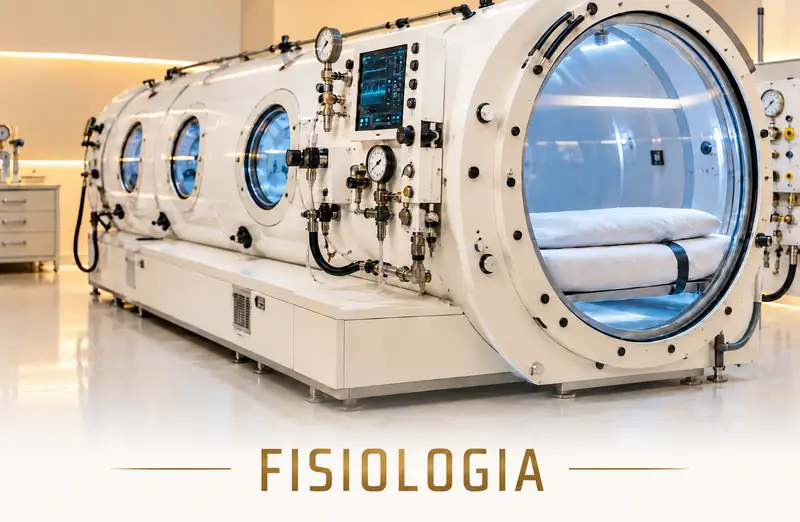
#> input picture dist/assets/fisiologia-camara-apresentacao.webp, 800 x 522 px
$ python escurecer-piso-fisiologia.py
#> lines starting #> are read from the running program, lines starting #| are printed output that depends on the picture
#> in main, loaded is the input picture: PIL image 800x522 RGB; mean R, G, B 197.2, 188.2, 177.9
"""Escurece somente o piso da fotografia aprovada de FISIOLOGIA.
Preserva câmara, texto e dimensões; resultado determinístico para o deploy.
Executar após instalar Pillow: python scripts/escurecer-piso-fisiologia.py
"""
from pathlib import Path
from PIL import Image, ImageDraw, ImageFilter

ROOT = Path(__file__).resolve().parents[1]
ASSET = ROOT / "dist/assets/fisiologia-camara-apresentacao.webp"


def darken_floor(source: Image.Image) -> Image.Image:
    image = source.convert("RGB")
    width, height = image.size
#> width = 800; height = 522
    sx, sy = width / 800, height / 522
#> sx = 1; sy = 1
    xy = lambda x, y: (round(x * sx), round(y * sy))
    mask = Image.new("L", image.size, 0)
#> mask: PIL image 800x522 L; every value is 0
    drawer = ImageDraw.Draw(mask)
    # Contorno do piso; acompanha a base da câmara sem escurecer o equipamento.
    floor = [
        (0, 285), (47, 285), (62, 291), (67, 305), (78, 314),
        (79, 331), (97, 351), (140, 366), (198, 380),
        (254, 394), (321, 399), (347, 405), (490, 405),
        (565, 398), (636, 394), (750, 382), (752, 352),
        (800, 341), (800, 437), (0, 437),
    ]
    drawer.polygon([xy(*p) for p in floor], fill=245)
    mask = mask.filter(ImageFilter.GaussianBlur(radius=3 * sx))
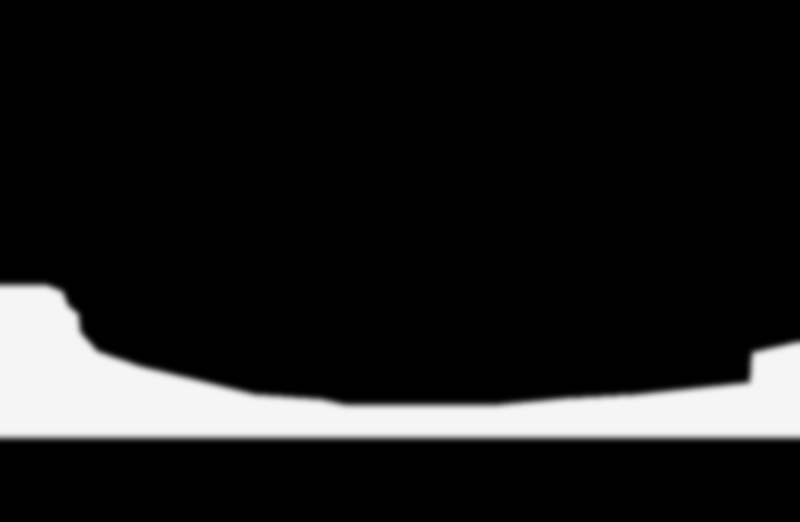
#> mask: PIL image 800x522 L; min 0, max 245, mean 28
    pixels_mask = mask.load()
    # Transição suave para a faixa inferior clara com o título FISIOLOGIA.
    for y in range(height):
        y_norm = y / sy
        fade = 1 if y_norm <= 420 else max(0, min(1, (440 - y_norm) / 20))
        if fade < 1:
            for x in range(width):
                pixels_mask[x, y] = round(pixels_mask[x, y] * fade)
    recolored = Image.new("RGB", image.size)
#> recolored: PIL image 800x522 RGB; every value is 0
    old = image.load()
    new = recolored.load()
    for y in range(height):
        for x in range(width):
            r, g, b = old[x, y]
            xx, yy = x / sx, y / sy
            warmth = max(0, 1 - abs(xx - 142) / 100) * max(0, 1 - abs(yy - 370) / 80)
            new[x, y] = (
                min(255, int(r * .16 + 8 + warmth * 10)),
                min(255, int(g * .19 + 11 + warmth * 7)),
                min(255, int(b * .23 + 14 + warmth * 3)),
            )
    # Juntas discretas do piso cerâmico, com perspectiva e reflexos existentes.
    grout = Image.new("RGBA", image.size, (0, 0, 0, 0))
#> grout: PIL image 800x522 RGBA; every value is 0
    lines = ImageDraw.Draw(grout)
    for start, end in [
        ((420, 350), (0, 438)), ((460, 350), (170, 438)),
        ((500, 350), (420, 438)), ((535, 350), (625, 438)),
        ((570, 350), (800, 438)),
    ]:
        lines.line([xy(*start), xy(*end)], fill=(11, 20, 27, 90), width=max(1, round(sx)))
    for y in (413, 430):
        lines.line([xy(0, y), xy(800, y)], fill=(9, 16, 21, 66), width=max(1, round(sx)))
    recolored = Image.alpha_composite(recolored.convert("RGBA"), grout).convert("RGB")
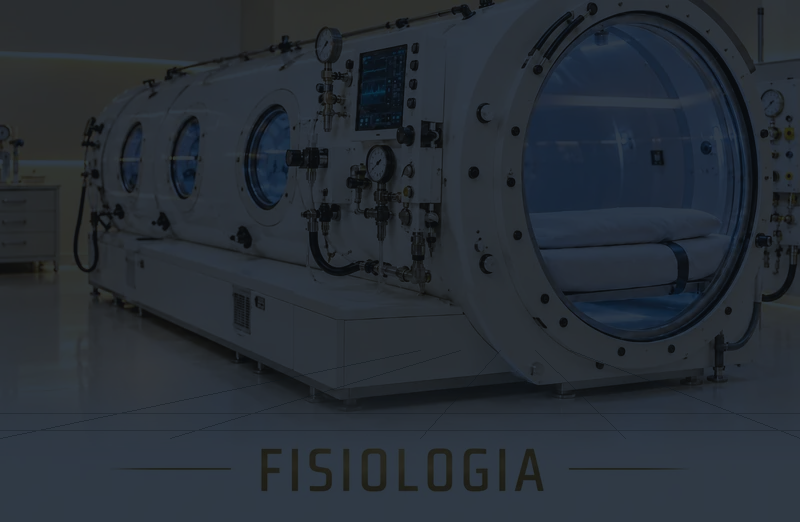
#> recolored: PIL image 800x522 RGB; mean R, G, B 39.2, 46.4, 54.4
    return Image.composite(recolored, image, mask)
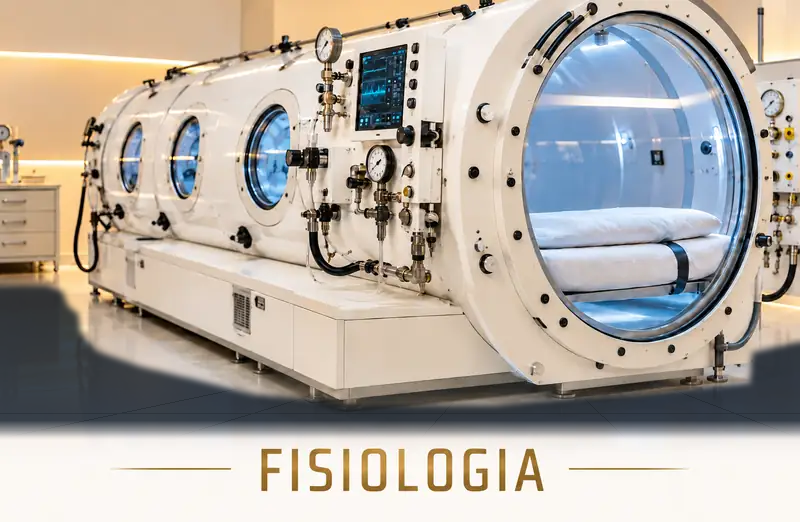
#> returned value: PIL image 800x522 RGB; mean R, G, B 180.4, 173.1, 164.7


def main():
    if not ASSET.is_file():
        raise FileNotFoundError(f"Imagem original ausente: {ASSET}")
    with Image.open(ASSET) as loaded:
        original = loaded.convert("RGB")
    result = darken_floor(original)
    # Verifica o conteúdo original para evitar alterações no título e na câmara.
    assert result.size == original.size
    assert result.getpixel((400, 470)) == original.getpixel((400, 470))
    assert result.getpixel((550, 180)) == original.getpixel((550, 180))
    assert sum(result.getpixel((500, 417))) < sum(original.getpixel((500, 417)))
    temporary = ASSET.with_suffix(".temporary.webp")
    result.save(temporary, "WEBP", quality=82, method=6)
    temporary.replace(ASSET)
    print(f"OK piso antracito: {ASSET}, {result.width}x{result.height}")
#| OK piso antracito: dist/assets/fisiologia-camara-apresentacao.webp, 800x522


if __name__ == "__main__":
    main()
